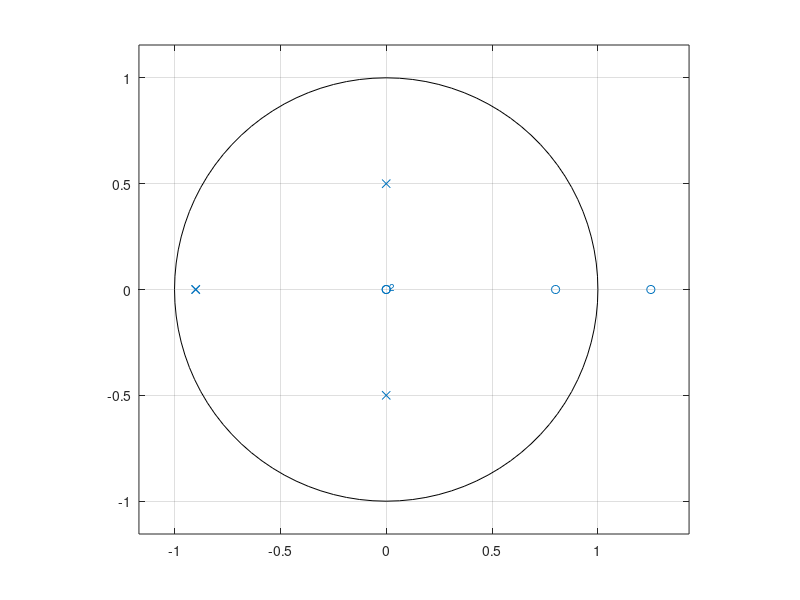

Reproduce this figure in MATLAB.
% H(z) = B(z)/A(z) with B(z) and A(z) being polynomials in z^-1

B = [1, -2.05, 1];
A = [1, 1.8, 1.06, 0.45, 0.2025];

% graphing pole-zero plot
zplane(B,A)

% partial fraction expansion
% Make sure row vectors are NOT column vectors
% k is empty because numerator polynomial is higher degree than demoninator
% polynomial (order 2 on the top order 3 on bottom)
[r, p, k] = residuez(B,A)
